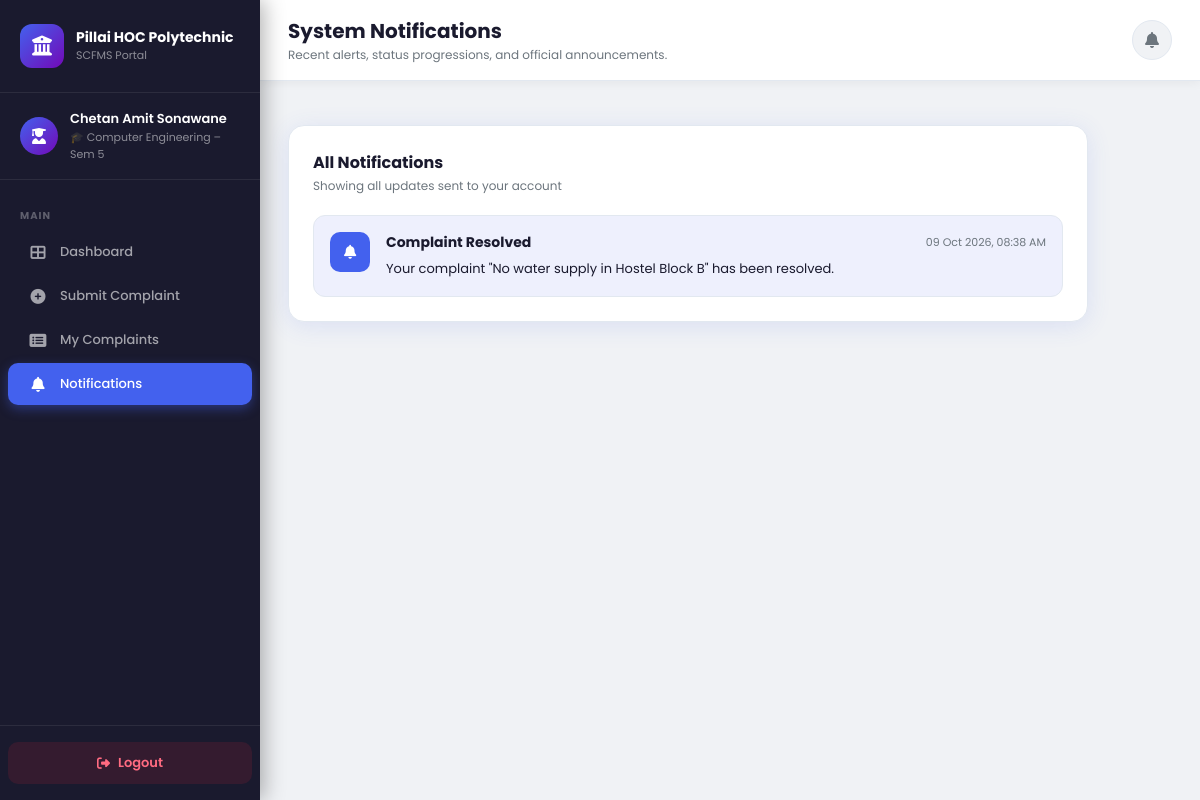
/student/notifications (signed in), run on the app's committed database.
### flask_app/models/models.py (models this page shows, shortened)
class User(db.Model, UserMixin):
    __tablename__ = 'users'
    id          = db.Column(db.Integer, primary_key=True)
    name        = db.Column(db.String(120), nullable=False)
    email       = db.Column(db.String(120), unique=True, nullable=False)
    password    = db.Column(db.String(256), nullable=False)
    role        = db.Column(db.String(20), nullable=False)   # student / staff / admin
    roll_no     = db.Column(db.String(30))
    branch      = db.Column(db.String(100))
    semester    = db.Column(db.Integer)
    department  = db.Column(db.String(100))
    designation = db.Column(db.String(100))
    complaints_submitted = db.relationship('Complaint', foreign_keys='Complaint.student_id',
                                           back_populates='student', lazy='dynamic')
    complaints_assigned  = db.relationship('Complaint', foreign_keys='Complaint.assigned_to',
                                           back_populates='assignee', lazy='dynamic')
    notifications = db.relationship('Notification', back_populates='user', lazy='dynamic',
                                    cascade='all, delete-orphan')
    feedbacks     = db.relationship('Feedback', back_populates='student', lazy='dynamic')

class Notification(db.Model):
    __tablename__ = 'notifications'
    id         = db.Column(db.Integer, primary_key=True)
    user_id    = db.Column(db.Integer, db.ForeignKey('users.id'), nullable=False)
    title      = db.Column(db.String(200))
    message    = db.Column(db.Text)
    is_read    = db.Column(db.Boolean, default=False)
    created_at = db.Column(db.DateTime, default=datetime.utcnow)
    user       = db.relationship('User', back_populates='notifications')

### flask_app/routes/student.py (the view)
@student_bp.route('/notifications')
@login_required
@student_required
def notifications():
    notifs = Notification.query.filter_by(user_id=current_user.id)\
                               .order_by(Notification.created_at.desc()).all()
    Notification.query.filter_by(user_id=current_user.id, is_read=False)\
                      .update({'is_read': True})
    db.session.commit()
    return render_template('student/notifications.html',
                           notifications=notifs, notif_count=0)

### flask_app/models/models.py (called while the page is built)
@login_manager.user_loader
def load_user(user_id):
    return User.query.get(int(user_id))

### flask_app/routes/student.py (called while the page is built)
def student_required(f):
    from functools import wraps
    @wraps(f)
    def decorated(*args, **kwargs):
        if not current_user.is_authenticated or current_user.role != 'student':
            flash('Access denied.', 'danger')
            return redirect(url_for('auth.login'))
        return f(*args, **kwargs)
    return decorated

### flask_app/templates/student/notifications.html (shortened to what this page needs)
{% extends "base.html" %}
{% block avatar_bg %}linear-gradient(135deg,#4361ee,#7209b7){% endblock %}
{% block avatar_icon %}fa-user-graduate{% endblock %}
{% block user_role_label %}🎓 {{ current_user.branch }} – Sem {{ current_user.semester }}{% endblock %}
{% block sidebar_nav %}
<div class="nav-section"><span class="nav-section-label">Main</span></div>
<a href="{{ url_for('student.dashboard') }}"    class="nav-item"><i class="fas fa-th-large"></i> Dashboard</a>
<a href="{{ url_for('student.submit') }}"       class="nav-item"><i class="fas fa-plus-circle"></i> Submit Complaint</a>
<a href="{{ url_for('student.my_complaints') }}"class="nav-item"><i class="fas fa-list-alt"></i> My Complaints</a>
<a href="{{ url_for('student.notifications') }}"class="nav-item active"><i class="fas fa-bell"></i> Notifications</a>
{% endblock %}
{% block page_title %}System Notifications{% endblock %}
{% block page_subtitle %}Recent alerts, status progressions, and official announcements.{% endblock %}
{% block content %}
<div class="card" style="max-width: 800px;">
  <div class="card-header">
    <div>
      <div class="card-title">All Notifications</div>
      <div class="card-subtitle">Showing all updates sent to your account</div>
    </div>
  </div>
  {% if notifications %}
    <div style="display:flex; flex-direction:column; gap:12px;">
      {% for n in notifications %}
      <div style="padding:16px; border:1px solid var(--border); border-radius:12px; background: {% if not n.is_read %}var(--primary-light){% else %}#ffffff{% endif %}; display:flex; gap:16px; align-items:flex-start;">
        <div style="width:40px; height:40px; border-radius:10px; background:var(--primary); color:white; display:flex; align-items:center; justify-content:center; flex-shrink:0;">
          <i class="fas fa-bell"></i>
        </div>
        <div style="flex:1;">
          <div style="display:flex; justify-content:space-between; align-items:center;">
            <strong style="font-size:14px; color:var(--text-dark);">{{ n.title }}</strong>
            <span style="font-size:11px; color:var(--text-muted);">{{ n.created_at.strftime('%d %b %Y, %I:%M %p') }}</span>
          </div>
          <p style="font-size:13px; color:var(--text-dark); margin-top:6px; line-height:1.6;">{{ n.message }}</p>
        </div>
      </div>
      {% endfor %}
    </div>
  {% else %}
    <div class="empty-state">
      <i class="fas fa-bell-slash"></i>
      <h3>No notifications yet</h3>
      <p>You will be alerted whenever an update or assignment occurs.</p>
    </div>
  {% endif %}
</div>
{% endblock %}

### flask_app/templates/base.html (shortened to what this page needs)
<!DOCTYPE html>
<html lang="en">
<head>
  <link rel="stylesheet" href="{{ url_for('static', filename='css/style.css') }}"/>
  <link rel="stylesheet" href="https://cdnjs.cloudflare.com/ajax/libs/font-awesome/6.4.0/css/all.min.css"/>
</head>
<body class="app-body">
<aside class="sidebar" id="sidebar">
  <div class="sidebar-logo">
    <div class="logo-circle"><i class="fas fa-university"></i></div>
    <div>
      <h2>Pillai HOC Polytechnic</h2>
      <p>SCFMS Portal</p>
    </div>
  </div>
  <div class="sidebar-user">
    <div class="user-avatar" style="background:{% block avatar_bg %}linear-gradient(135deg,#4361ee,#7209b7){% endblock %};">
      <i class="fas {% block avatar_icon %}fa-user{% endblock %}"></i>
    </div>
    <div class="user-info">
      <div class="name">{{ current_user.name }}</div>
      <div class="role">{% block user_role_label %}{% endblock %}</div>
    </div>
  </div>
  <nav class="sidebar-nav">
    {% block sidebar_nav %}{% endblock %}
  </nav>
  <div class="sidebar-footer">
    <a href="{{ url_for('auth.logout') }}" class="logout-btn">
      <i class="fas fa-sign-out-alt"></i> Logout
    </a>
  </div>
</aside>
<div class="main-content">
  <div class="top-bar">
    <div class="top-bar-left">
      <div>
        <h1>{% block page_title %}Dashboard{% endblock %}</h1>
        <p>{% block page_subtitle %}{% endblock %}</p>
      </div>
    </div>
    <div class="top-bar-right">
      <a href="{{ url_for(current_user.role + '.notifications') if current_user.role == 'student' else '#' }}"
         class="top-bar-btn notif-btn" title="Notifications">
        <i class="fas fa-bell"></i>
      </a>
    </div>
  </div>
  <div class="flash-container">
  </div>
  <div class="page-content">
    {% block content %}{% endblock %}
  </div>
</div>
</body>
</html>

### data on the page
User: name "Chetan Amit Sonawane", branch "Computer Engineering", semester "5"
Notification: title "Complaint Resolved", created_at "09 Oct 2026, 08:38 AM", message "Your complaint \"No water supply in Hostel Block B\" has been resolved."
